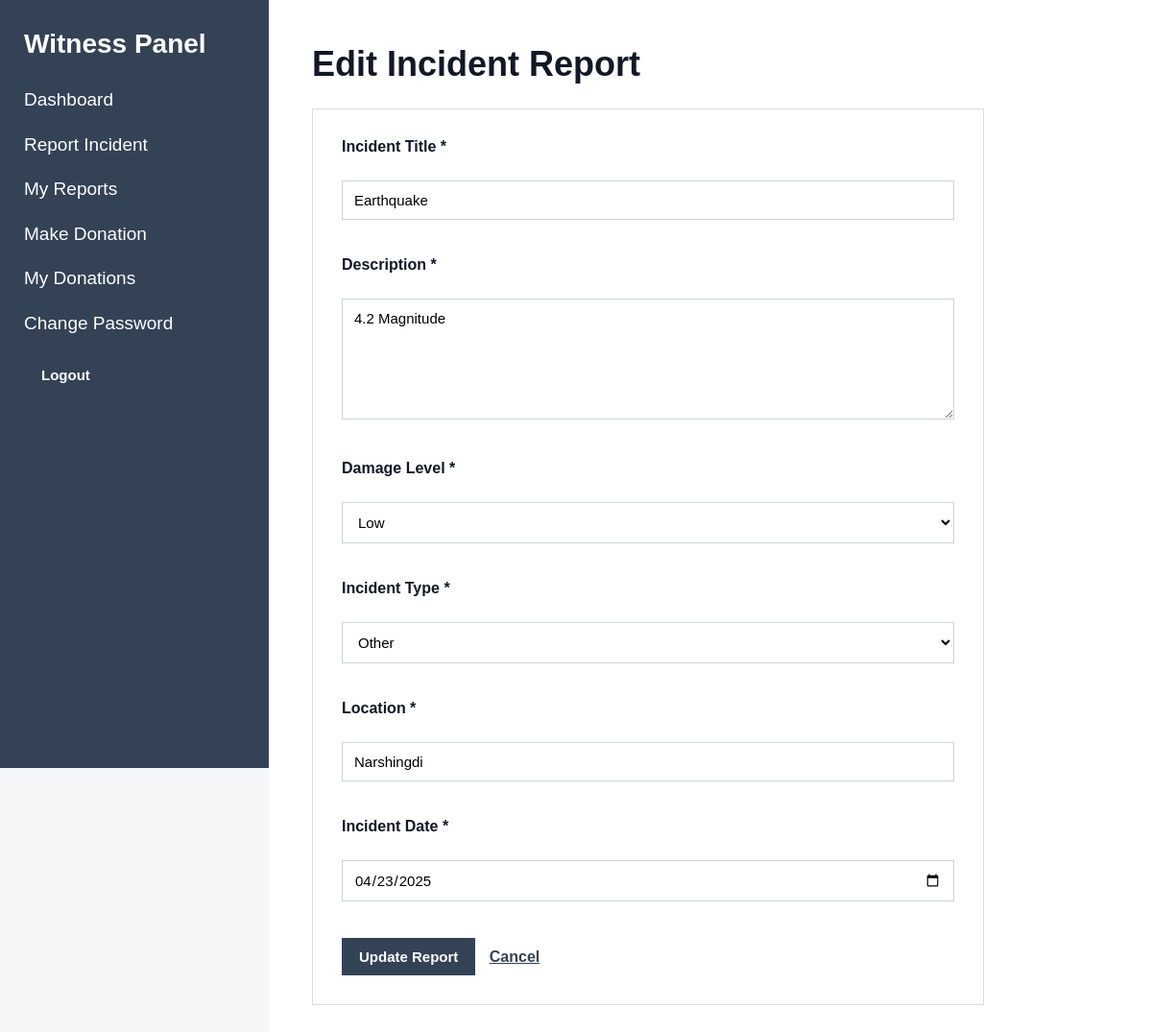
The page /index.php?page=witness-report-edit&id=7 (signed in) on the database its author committed.
### tables this page shows
CREATE TABLE `witness_reports` (
  `id` int(11) NOT NULL,
  `witness_id` int(11) NOT NULL,
  `title` varchar(150) NOT NULL,
  `description` text NOT NULL,
  `damage_level` varchar(20) NOT NULL DEFAULT 'low',
  `incident_type` varchar(50) NOT NULL,
  `location` varchar(255) NOT NULL,
  `incident_date` datetime NOT NULL,
  `evidence_file` varchar(255) DEFAULT NULL,
  `status` varchar(30) NOT NULL DEFAULT 'pending',
  `created_at` timestamp NOT NULL DEFAULT current_timestamp(),
  `updated_at` timestamp NOT NULL DEFAULT current_timestamp() ON UPDATE current_timestamp()
);

### models/WitnessModel.php (called while the page is built, shortened)
<?php
function getWitnessReportById(
    $conn,
    $report_id,
    $witness_id
) {
    $sql = "SELECT *
            FROM witness_reports
            WHERE id = ?
            AND witness_id = ?
            LIMIT 1";
    $stmt = mysqli_prepare(
        $conn,
        $sql
    );
    mysqli_stmt_bind_param(
        $stmt,
        "ii",
        $report_id,
        $witness_id
    );
    mysqli_stmt_execute($stmt);
    $result =
        mysqli_stmt_get_result($stmt);
    $report =
        mysqli_fetch_assoc($result);
    return $report;
}

### views/witness/edit_report.php (the view, shortened to what this page needs)
<?php require_once "views/partials/header.php"; ?>
<?php require_once "views/partials/sidebar.php"; ?>
<div class="content">
    <h1>Edit Incident Report</h1>
   <form
    id="witnessReportForm"
    method="POST"
    action="index.php?page=witness-report-edit&id=<?php echo (int)$report['id']; ?>"
>
        <div>
            <label for="title">
                Incident Title *
            </label>
            <br>
            <input
                type="text"
                id="title"
                name="title"
                maxlength="150"
                value="<?php echo htmlspecialchars($report['title'] ?? ''); ?>"
                required
            >
        </div>
        <br>
        <div>
            <label for="description">
                Description *
            </label>
            <br>
            <textarea
                id="description"
                name="description"
                rows="6"
                required
            ><?php echo htmlspecialchars($report['description'] ?? ''); ?></textarea>
        </div>
        <br>
<div>
    <label for="damage_level">
        Damage Level *
    </label>
    <br>
    <select
        id="damage_level"
        name="damage_level"
        required
    >
        <option value="low"
            <?php
            echo (
                ($report['damage_level'] ?? '') === 'low'
            )
                ? 'selected'
                : '';
            ?>
        >
            Low
        </option>
    </select>
</div>
<br>
        <div>
            <label for="incident_type">
                Incident Type *
            </label>
            <br>
            <select
                id="incident_type"
                name="incident_type"
                required
            >
                <option
                    value="other"
                    <?php echo (($report['incident_type'] ?? '') === 'other') ? 'selected' : ''; ?>
                >
                    Other
                </option>
            </select>
        </div>
        <br>
        <div>
            <label for="location">
                Location *
            </label>
            <br>
            <input
                type="text"
                id="location"
                name="location"
                maxlength="255"
                value="<?php echo htmlspecialchars($report['location'] ?? ''); ?>"
                required
            >
        </div>
        <br>
        <div>
            <label for="incident_date">
                Incident Date *
            </label>
            <br>
            <input
                type="date"
                id="incident_date"
                name="incident_date"
                value="<?php echo htmlspecialchars(
                    !empty($report['incident_date'])
                        ? date('Y-m-d', strtotime($report['incident_date']))
                        : ''
                ); ?>"
                required
            >
        </div>
        <br>
        <button type="submit">
            Update Report
        </button>
        <a
            href="index.php?page=witness-reports"
            style="margin-left: 10px;"
        >
            Cancel
        </a>
    </form>
</div>
<?php require_once "views/partials/footer.php"; ?>

### assets/css/style.css (style rules this page uses)
* { box-sizing: border-box; }
body { margin: 0; font-family: Arial, Helvetica, sans-serif; background: #f5f6f8; color: #1f2937; }
.content { margin-left: 280px; padding: 45px; min-height: 100vh; background: white; }
.content h1 { margin-top: 0; margin-bottom: 20px; font-size: 36px; line-height: 1.2; color: #111827; }
.content a { color: #344256; font-weight: 600; text-decoration: underline; }
.content>form, .card form { max-width: 700px; }
.content>form { border: 1px solid #dddddd; padding: 30px; margin-top: 25px; background: white; }
.content>form div, .card form div { margin-bottom: 20px; }
label { display: block; margin-bottom: 8px; font-size: 16px; font-weight: bold; color: #111827; }
input, textarea, select { width: 100%; padding: 11px 12px; border: 1px solid #cfd3d8; background: white; font-family: Arial, Helvetica, sans-serif; font-size: 15px; outline: none; }
textarea { min-height: 120px; resize: vertical; }
button { background: #344256; color: white; border: none; padding: 11px 18px; font-family: Arial, Helvetica, sans-serif; font-size: 15px; font-weight: 600; cursor: pointer; }

### rows shown on the page
witness_reports: title "Earthquake", description "4.2 Magnitude", damage_level "Low", incident_type "Other", location "Narshingdi", incident_date "04/23/2025"
